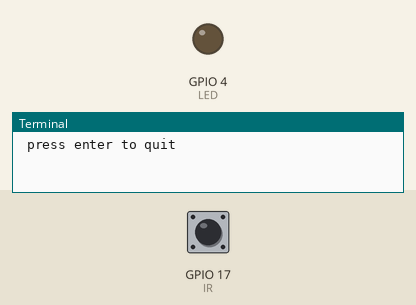
Recording of a program running on a simulated Raspberry Pi (BCM pin numbers). On the bench: output pins drawn as LEDs (lit = HIGH), the last lines printed to the terminal. The inputs (shaded band) are chosen by the test bench; at power-on: GPIO 17 (IR) HIGH.

Above: at 1.2 s.
1.3 s: GPIO 17 (IR) pulled LOW for 0.15 s
At 2.6 s:
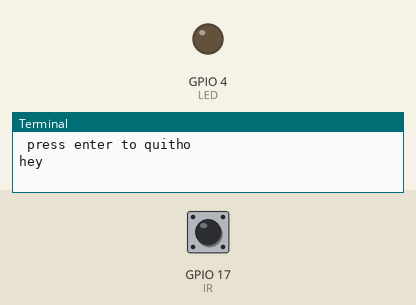
2.9 s: GPIO 17 (IR) pulled LOW for 1 s
At 4.1 s:
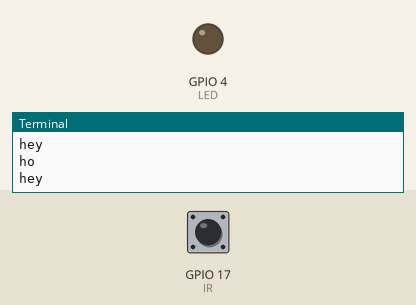
Timing chart, 0 to 5.9 s (numbered marks = the images above; inputs shaded):
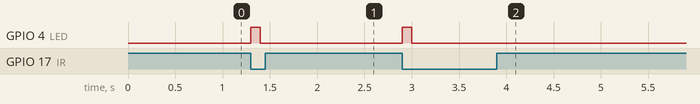

Measured:
- after the input at 1.3 s, GPIO 4 (LED): LOW → HIGH at once, → LOW 0.10 s later
- after the input at 2.9 s, GPIO 4 (LED): LOW → HIGH at once, → LOW 0.10 s later

The program:

beam_break_mas.py
```python
import RPi.GPIO as GPIO
import time
LED =4
IR =17
GPIO.setmode(GPIO.BCM)
GPIO.setup(LED,GPIO.OUT)
GPIO.setup(IR, GPIO.IN, pull_up_down=GPIO.PUD_UP)

def beamb_call(channel):
    if GPIO.input(IR):
        print("hey")
    else:
        GPIO.output(LED, GPIO.HIGH)
        time.sleep(0.1)
        GPIO.output(LED, GPIO.LOW)
        print("ho")

GPIO.add_event_detect(IR, GPIO.BOTH, callback= beamb_call)

message = input(" press enter to quit")
GPIO.cleanup()
```
